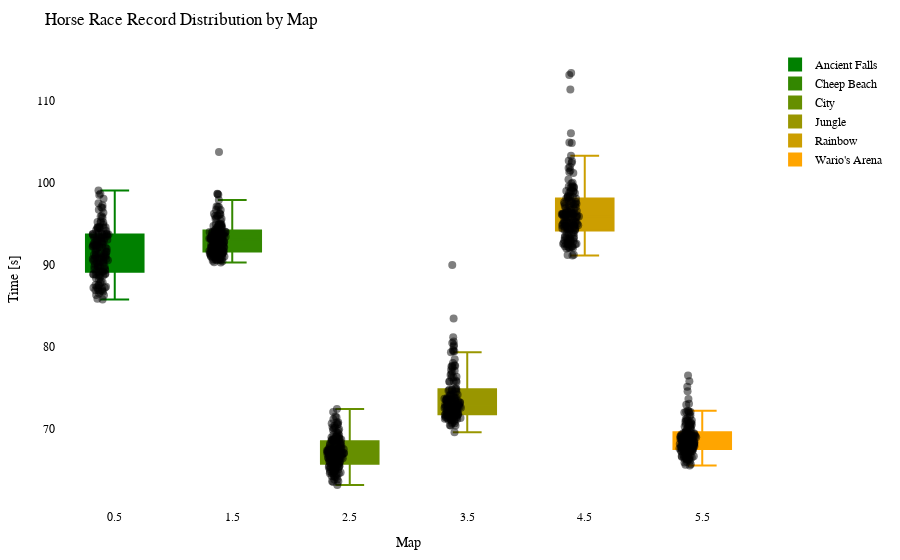

Source (notebook cell):
### Code cell
import plotly.graph_objects as go
import plotly.io as pio

df = getRecordsDataframe(minigame="Pferderennen")

# Calculate the offset for centering the data points
num_columns = len(df.columns)
offset = 0.5

# Create a Swarm plot using Plotly
fig = go.Figure()

cmap = LinearSegmentedColormap.from_list("green_orange", ["green", "orange"])
colors = [to_hex(cmap(i / (num_columns - 1))) for i in range(num_columns)]

for i, (column, color) in enumerate(zip(df.columns, colors)):
    x_values = [i + offset] * len(df[column])  # Adjust x-values with offset for horizontal centering
    fig.add_trace(go.Box(x=x_values,
                         y=df[column],
                         name=column,
                         boxpoints='all',
                         pointpos=-0.5,  # Adjust point position to prevent overlapping
                         marker=dict(color='rgba(0,0,0,0.5)', size=8),  # Adjust marker color and size
                         line=dict(color=color),
                         fillcolor=color,
                         hovertext=df_to_html.index,
                         hoverinfo='name+text+y',
                         showlegend=True))

fig.update_layout(title="Horse Race Record Distribution by Map",
                  xaxis=dict(title="Map"),
                  yaxis=dict(title="Time [s]"),
                  showlegend=True,
                  font=dict(family="Arial", size=12, color="black"),  # Customize font
                  plot_bgcolor="white",  # Set background color
                  margin=dict(l=50, r=50, t=50, b=50),  # Adjust margins for better layout
                  )

pio.show(fig)

pio.write_html(fig, "out/pferd_swarm_plot.html")

### Figure 1 — Plotly figure (JSON) as saved in the notebook; plotly's stock layout.template omitted (floating-point values rounded to 4 significant figures; data arrays with more than 128 entries replaced by an {"elided": "..."} marker saying what was removed)
{"data": [{"boxpoints": "all", "fillcolor": "#008000", "hoverinfo": "name+text+y", "hovertext": {"elided": "172 str values"}, "line": {"color": "#008000"}, "marker": {"color": "rgba(0,0,0,0.5)", "size": 8}, "name": "Ancient Falls", "pointpos": -0.5, "showlegend": true, "type": "box", "x": {"elided": "172 float values"}, "y": {"elided": "172 float values"}}, {"boxpoints": "all", "fillcolor": "#338700", "hoverinfo": "name+text+y", "hovertext": {"elided": "172 str values"}, "line": {"color": "#338700"}, "marker": {"color": "rgba(0,0,0,0.5)", "size": 8}, "name": "Cheep Beach", "pointpos": -0.5, "showlegend": true, "type": "box", "x": {"elided": "172 float values"}, "y": {"elided": "172 float values"}}, {"boxpoints": "all", "fillcolor": "#668f00", "hoverinfo": "name+text+y", "hovertext": {"elided": "172 str values"}, "line": {"color": "#668f00"}, "marker": {"color": "rgba(0,0,0,0.5)", "size": 8}, "name": "City", "pointpos": -0.5, "showlegend": true, "type": "box", "x": {"elided": "172 float values"}, "y": {"elided": "172 float values"}}, {"boxpoints": "all", "fillcolor": "#999600", "hoverinfo": "name+text+y", "hovertext": {"elided": "172 str values"}, "line": {"color": "#999600"}, "marker": {"color": "rgba(0,0,0,0.5)", "size": 8}, "name": "Jungle", "pointpos": -0.5, "showlegend": true, "type": "box", "x": {"elided": "172 float values"}, "y": {"elided": "172 float values"}}, {"boxpoints": "all", "fillcolor": "#cc9e00", "hoverinfo": "name+text+y", "hovertext": {"elided": "172 str values"}, "line": {"color": "#cc9e00"}, "marker": {"color": "rgba(0,0,0,0.5)", "size": 8}, "name": "Rainbow", "pointpos": -0.5, "showlegend": true, "type": "box", "x": {"elided": "172 float values"}, "y": {"elided": "172 float values"}}, {"boxpoints": "all", "fillcolor": "#ffa500", "hoverinfo": "name+text+y", "hovertext": {"elided": "172 str values"}, "line": {"color": "#ffa500"}, "marker": {"color": "rgba(0,0,0,0.5)", "size": 8}, "name": "Wario's Arena", "pointpos": -0.5, "showlegend": true, "type": "box", "x": {"elided": "172 float values"}, "y": {"elided": "172 float values"}}], "layout": {"font": {"color": "black", "family": "Arial", "size": 12}, "margin": {"b": 50, "l": 50, "r": 50, "t": 50}, "plot_bgcolor": "white", "showlegend": true, "title": {"text": "Horse Race Record Distribution by Map"}, "xaxis": {"title": {"text": "Map"}}, "yaxis": {"title": {"text": "Time [s]"}}}}
